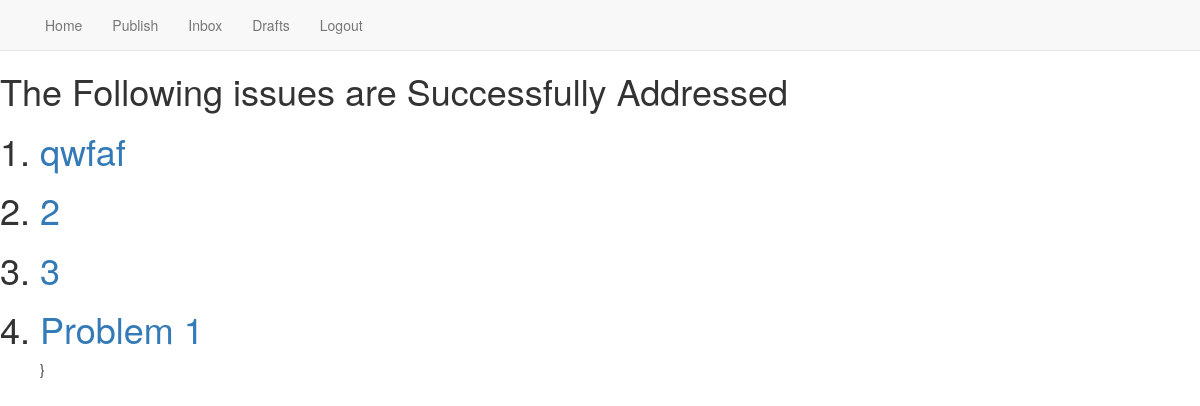
Page /publish_list/ on the committed database.
### app/models.py (models this page shows, shortened)
class Publish(models.Model):
    superpost = models.ForeignKey(UserInfo,on_delete=models.PROTECT,null=True,related_name='publish')
    problem = models.CharField(max_length=50,default=" ")
    details = models.TextField(max_length=512)
    published_date = models.DateTimeField(blank=True,null=True)
    def publish(self):
        self.published_date = timezone.now()
        self.save()

### app/views.py (the view)
# urls.py: path('publish_list/',views.PublishListView.as_view(),name='publish_list'),
class PublishListView(ListView):
    context_object_name = 'publish'
    template_name = 'app/publish_list.html'
    model = Publish
    def get_queryset(self):
        return Publish.objects.all()

### app/templates/app/publish_list.html
{% extends "super_login_page.html" %}
{% block super %}
    <h1>The Following issues are Successfully Addressed</h1>
    <ol>
        {% if publish %}
            {% for p in publish %}
                <h1><li><a href="{{p.id}}">{{p.problem}}</a></li> </h1>
            {% endfor %}}
        {% else %}
            <h2>No Issues Addressed</h2>
        {% endif %}
    </ol>
{% endblock %}

### rows in the picture
Publish: problem "qwfaf"
Publish: problem "2"
Publish: problem "3"
Publish: problem "Problem 1"
